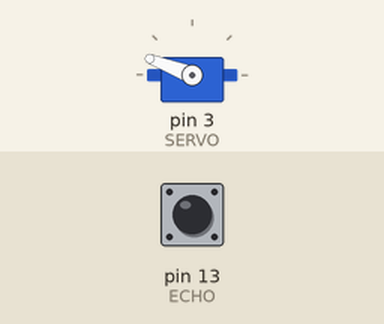
Recording of a sketch running on a simulated Arduino Uno, built with avr-gcc and run on an emulated ATmega328P. Parts: servo. Inputs (shaded band) come from the test bench; at power-on: pin 13 (ECHO) LOW. What the sketch prints to the serial monitor is not drawn.

Above: at 1.2 s.
1.3 s: pin 13 (ECHO) pulsed HIGH 5 times (0.12 s each, 0.3 s apart)
At 18.4 s:
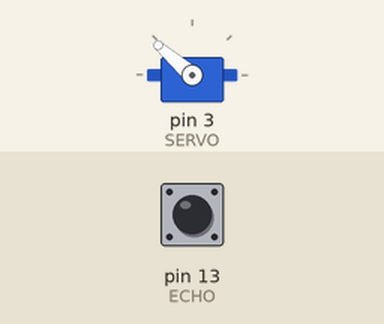
Timing chart, 0 to 20.6 s (numbered marks = the images above; inputs shaded):
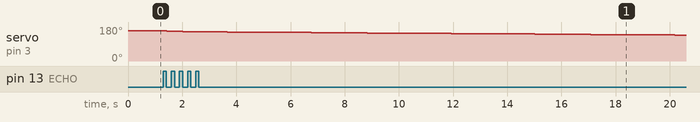

The sketch:

Ultrasonic.ino
```cpp
#include <Servo.h>

const int TRIGGER = 12;
const int ECHO    = 13;
const int SERVO   = 3;

const int MIN_ANGLE = 20;
const int MAX_ANGLE = 160;
const int MAX_DISTANCE = 10000;
const int PINGS = 1;

Servo servo;

void setup()
{
  pinMode(TRIGGER,OUTPUT);
  pinMode(ECHO,INPUT);
  pinMode(SERVO,OUTPUT);

  servo.attach(SERVO);
  servo.write(MIN_ANGLE);

  Serial.begin(19200);
}

unsigned long pingDistance()
{
  long duration, distance;

  digitalWrite(TRIGGER,LOW);
  delayMicroseconds(2);
  digitalWrite(TRIGGER,HIGH);
  delay(10);
  digitalWrite(TRIGGER,LOW);
  duration = pulseIn(ECHO, HIGH);

  distance = duration / 5.82f;
  if (distance>MAX_DISTANCE) distance = -1;

  return distance;
}

unsigned long averageDistance(unsigned int iterations)
{
  unsigned long total = 0;
  int readings = 0;

  for (int i=0; i<PINGS; i++)
  {
    unsigned long pingDist = pingDistance();
    if (pingDist>0)
    {
      total += pingDist; readings++;
    };
  }

  if (readings>0)
  {
    return (unsigned long) (total / readings);
  }
  else
  {
    return -1;
  }
}

unsigned long turnAndPing(int angle)
{
  servo.write(angle);
  delay(15);
  return averageDistance(PINGS);
}

void sendDistance(int angle, unsigned long distance)
{
  unsigned long sendDistance = distance;

  if (sendDistance>0)
  {
    Serial.print(angle);
    Serial.print(",");
    Serial.print(sendDistance);
    Serial.write(0);
    Serial.flush();
  }
}

void loop()
{
  int angle=90;

  servo.write(MAX_ANGLE);
  delay(100);

  loop:
  {
    for (angle=MAX_ANGLE; angle>=MIN_ANGLE; angle--)
    {
      sendDistance(angle,turnAndPing(angle));
    }

    for (angle=MIN_ANGLE+1; angle<MAX_ANGLE; angle++)
    {
      sendDistance(angle,turnAndPing(angle));
    }
  }

  goto loop;
}
```
